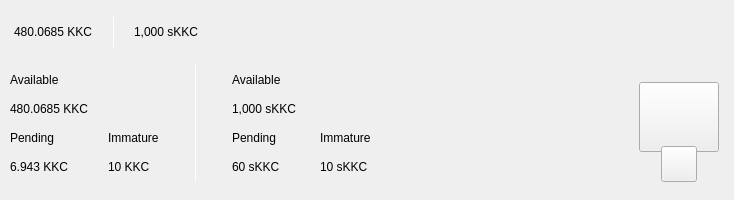
<?xml version="1.0" encoding="UTF-8"?>
<ui version="4.0">
 <class>TopBar</class>
 <widget class="QWidget" name="TopBar">
  <property name="geometry">
   <rect>
    <x>0</x>
    <y>0</y>
    <width>734</width>
    <height>200</height>
   </rect>
  </property>
  <property name="minimumSize">
   <size>
    <width>0</width>
    <height>200</height>
   </size>
  </property>
  <property name="maximumSize">
   <size>
    <width>16777215</width>
    <height>200</height>
   </size>
  </property>
  <property name="windowTitle">
   <string>Form</string>
  </property>
  <layout class="QVBoxLayout" name="verticalLayout_10" stretch="0">
   <property name="spacing">
    <number>0</number>
   </property>
   <property name="leftMargin">
    <number>0</number>
   </property>
   <property name="topMargin">
    <number>0</number>
   </property>
   <property name="rightMargin">
    <number>0</number>
   </property>
   <property name="bottomMargin">
    <number>0</number>
   </property>
   <item>
    <widget class="PFBorderImage" name="containerTop" native="true">
     <layout class="QVBoxLayout" name="verticalLayout_11">
      <property name="spacing">
       <number>0</number>
      </property>
      <property name="leftMargin">
       <number>0</number>
      </property>
      <property name="topMargin">
       <number>0</number>
      </property>
      <property name="rightMargin">
       <number>0</number>
      </property>
      <property name="bottomMargin">
       <number>0</number>
      </property>
      <item>
       <widget class="QWidget" name="top_container_2" native="true">
        <property name="minimumSize">
         <size>
          <width>0</width>
          <height>65</height>
         </size>
        </property>
        <layout class="QHBoxLayout" name="top_container">
         <property name="spacing">
          <number>0</number>
         </property>
         <property name="leftMargin">
          <number>14</number>
         </property>
         <property name="topMargin">
          <number>0</number>
         </property>
         <property name="rightMargin">
          <number>14</number>
         </property>
         <property name="bottomMargin">
          <number>0</number>
         </property>
         <item alignment="Qt::AlignVCenter">
          <widget class="QWidget" name="widgetTopAmount" native="true">
           <property name="sizePolicy">
            <sizepolicy hsizetype="Preferred" vsizetype="Maximum">
             <horstretch>0</horstretch>
             <verstretch>0</verstretch>
            </sizepolicy>
           </property>
           <layout class="QHBoxLayout" name="horizontalLayout_5">
            <property name="spacing">
             <number>0</number>
            </property>
            <property name="leftMargin">
             <number>0</number>
            </property>
            <property name="topMargin">
             <number>0</number>
            </property>
            <property name="rightMargin">
             <number>0</number>
            </property>
            <property name="bottomMargin">
             <number>0</number>
            </property>
            <item alignment="Qt::AlignTop">
             <widget class="QLabel" name="labelAmountTopKKC">
              <property name="minimumSize">
               <size>
                <width>0</width>
                <height>36</height>
               </size>
              </property>
              <property name="styleSheet">
               <string notr="true">padding:0px;margin:0px;</string>
              </property>
              <property name="text">
               <string>480.0685 KKC</string>
              </property>
             </widget>
            </item>
            <item>
             <spacer name="horizontalSpacer_11">
              <property name="orientation">
               <enum>Qt::Horizontal</enum>
              </property>
              <property name="sizeType">
               <enum>QSizePolicy::Fixed</enum>
              </property>
              <property name="sizeHint" stdset="0">
               <size>
                <width>20</width>
                <height>20</height>
               </size>
              </property>
             </spacer>
            </item>
            <item alignment="Qt::AlignVCenter">
             <widget class="QLabel" name="label_16">
              <property name="minimumSize">
               <size>
                <width>1</width>
                <height>30</height>
               </size>
              </property>
              <property name="maximumSize">
               <size>
                <width>1</width>
                <height>30</height>
               </size>
              </property>
              <property name="styleSheet">
               <string notr="true">background-color:white;
padding:0px;
border:none;</string>
              </property>
              <property name="text">
               <string/>
              </property>
             </widget>
            </item>
            <item>
             <spacer name="horizontalSpacer_12">
              <property name="orientation">
               <enum>Qt::Horizontal</enum>
              </property>
              <property name="sizeType">
               <enum>QSizePolicy::Fixed</enum>
              </property>
              <property name="sizeHint" stdset="0">
               <size>
                <width>20</width>
                <height>20</height>
               </size>
              </property>
             </spacer>
            </item>
            <item alignment="Qt::AlignTop">
             <widget class="QLabel" name="labelAmountTopsKKC">
              <property name="minimumSize">
               <size>
                <width>0</width>
                <height>36</height>
               </size>
              </property>
              <property name="text">
               <string>1,000 sKKC</string>
              </property>
             </widget>
            </item>
           </layout>
          </widget>
         </item>
         <item>
          <spacer name="horizontalSpacer">
           <property name="orientation">
            <enum>Qt::Horizontal</enum>
           </property>
           <property name="sizeHint" stdset="0">
            <size>
             <width>40</width>
             <height>20</height>
            </size>
           </property>
          </spacer>
         </item>
         <item>
          <layout class="QHBoxLayout" name="horizontalLayout_4">
           <property name="spacing">
            <number>12</number>
           </property>
           <property name="rightMargin">
            <number>0</number>
           </property>
           <item alignment="Qt::AlignRight">
            <widget class="QWidget" name="layoutSync" native="true">
             <property name="minimumSize">
              <size>
               <width>0</width>
               <height>36</height>
              </size>
             </property>
             <property name="maximumSize">
              <size>
               <width>16777215</width>
               <height>36</height>
              </size>
             </property>
             <layout class="QVBoxLayout" name="verticalLayout_9">
              <property name="leftMargin">
               <number>0</number>
              </property>
              <property name="topMargin">
               <number>0</number>
              </property>
              <property name="rightMargin">
               <number>0</number>
              </property>
              <property name="bottomMargin">
               <number>0</number>
              </property>
              <item>
               <widget class="ExpandableButton" name="pushButtonSync" native="true">
                <property name="minimumSize">
                 <size>
                  <width>36</width>
                  <height>36</height>
                 </size>
                </property>
                <property name="maximumSize">
                 <size>
                  <width>16777215</width>
                  <height>36</height>
                 </size>
                </property>
               </widget>
              </item>
             </layout>
            </widget>
           </item>
           <item>
            <widget class="ExpandableButton" name="pushButtonStack" native="true">
             <property name="minimumSize">
              <size>
               <width>36</width>
               <height>36</height>
              </size>
             </property>
            </widget>
           </item>
           <item>
            <widget class="ExpandableButton" name="pushButtonColdStaking" native="true">
             <property name="minimumSize">
              <size>
               <width>36</width>
               <height>36</height>
              </size>
             </property>
            </widget>
           </item>
           <item>
            <widget class="ExpandableButton" name="pushButtonConnection" native="true">
             <property name="minimumSize">
              <size>
               <width>36</width>
               <height>36</height>
              </size>
             </property>
            </widget>
           </item>
           <item>
            <widget class="ExpandableButton" name="pushButtonTor" native="true">
             <property name="minimumSize">
              <size>
               <width>36</width>
               <height>36</height>
              </size>
             </property>
            </widget>
           </item>
           <item>
            <widget class="ExpandableButton" name="pushButtonLock" native="true">
             <property name="sizePolicy">
              <sizepolicy hsizetype="Expanding" vsizetype="Expanding">
               <horstretch>0</horstretch>
               <verstretch>0</verstretch>
              </sizepolicy>
             </property>
             <property name="minimumSize">
              <size>
               <width>36</width>
               <height>0</height>
              </size>
             </property>
            </widget>
           </item>
           <item>
            <widget class="ExpandableButton" name="pushButtonTheme" native="true">
             <property name="minimumSize">
              <size>
               <width>36</width>
               <height>36</height>
              </size>
             </property>
             <property name="maximumSize">
              <size>
               <width>16777215</width>
               <height>36</height>
              </size>
             </property>
            </widget>
           </item>
           <item>
            <widget class="ExpandableButton" name="pushButtonFAQ" native="true">
             <property name="minimumSize">
              <size>
               <width>36</width>
               <height>36</height>
              </size>
             </property>
            </widget>
           </item>
          </layout>
         </item>
        </layout>
       </widget>
      </item>
      <item>
       <widget class="QWidget" name="bottom_container" native="true">
        <property name="minimumSize">
         <size>
          <width>0</width>
          <height>135</height>
         </size>
        </property>
        <layout class="QHBoxLayout" name="botton_container">
         <property name="leftMargin">
          <number>10</number>
         </property>
         <property name="topMargin">
          <number>0</number>
         </property>
         <property name="rightMargin">
          <number>10</number>
         </property>
         <property name="bottomMargin">
          <number>10</number>
         </property>
         <item>
          <layout class="QHBoxLayout" name="horizontalLayout_3">
           <property name="bottomMargin">
            <number>9</number>
           </property>
           <item>
            <layout class="QVBoxLayout" name="verticalLayout_7">
             <property name="spacing">
              <number>0</number>
             </property>
             <property name="leftMargin">
              <number>0</number>
             </property>
             <property name="rightMargin">
              <number>30</number>
             </property>
             <item>
              <layout class="QVBoxLayout" name="verticalLayout_2">
               <item>
                <widget class="QLabel" name="labelTitle1">
                 <property name="text">
                  <string>Available</string>
                 </property>
                </widget>
               </item>
               <item>
                <widget class="QLabel" name="labelAmountKKC">
                 <property name="text">
                  <string>480.0685 KKC</string>
                 </property>
                </widget>
               </item>
              </layout>
             </item>
             <item>
              <layout class="QHBoxLayout" name="horizontalLayout_2">
               <property name="spacing">
                <number>0</number>
               </property>
               <item>
                <layout class="QVBoxLayout" name="verticalLayout_3">
                 <item>
                  <widget class="QLabel" name="labelTitle3">
                   <property name="text">
                    <string>Pending</string>
                   </property>
                  </widget>
                 </item>
                 <item>
                  <widget class="QLabel" name="labelPendingKKC">
                   <property name="text">
                    <string>6.943 KKC</string>
                   </property>
                  </widget>
                 </item>
                </layout>
               </item>
               <item>
                <spacer name="horizontalSpacer_3">
                 <property name="orientation">
                  <enum>Qt::Horizontal</enum>
                 </property>
                 <property name="sizeType">
                  <enum>QSizePolicy::Fixed</enum>
                 </property>
                 <property name="sizeHint" stdset="0">
                  <size>
                   <width>40</width>
                   <height>20</height>
                  </size>
                 </property>
                </spacer>
               </item>
               <item>
                <layout class="QVBoxLayout" name="verticalLayout_4">
                 <item>
                  <widget class="QLabel" name="labelTitle4">
                   <property name="text">
                    <string>Immature</string>
                   </property>
                  </widget>
                 </item>
                 <item>
                  <widget class="QLabel" name="labelImmatureKKC">
                   <property name="text">
                    <string>10 KKC</string>
                   </property>
                  </widget>
                 </item>
                </layout>
               </item>
              </layout>
             </item>
            </layout>
           </item>
           <item>
            <widget class="QLabel" name="label_9">
             <property name="minimumSize">
              <size>
               <width>1</width>
               <height>100</height>
              </size>
             </property>
             <property name="maximumSize">
              <size>
               <width>1</width>
               <height>16777215</height>
              </size>
             </property>
             <property name="styleSheet">
              <string notr="true">background-color:white;
padding:0px;
border:none;</string>
             </property>
             <property name="text">
              <string/>
             </property>
            </widget>
           </item>
           <item>
            <layout class="QVBoxLayout" name="verticalLayout_8">
             <property name="spacing">
              <number>0</number>
             </property>
             <property name="leftMargin">
              <number>30</number>
             </property>
             <item>
              <layout class="QVBoxLayout" name="verticalLayout">
               <item>
                <widget class="QLabel" name="labelTitle2">
                 <property name="text">
                  <string>Available</string>
                 </property>
                </widget>
               </item>
               <item>
                <widget class="QLabel" name="labelAmountsKKC">
                 <property name="text">
                  <string>1,000 sKKC</string>
                 </property>
                </widget>
               </item>
              </layout>
             </item>
             <item>
              <layout class="QHBoxLayout" name="horizontalLayout">
               <property name="spacing">
                <number>0</number>
               </property>
               <item>
                <layout class="QVBoxLayout" name="verticalLayout_5">
                 <item>
                  <widget class="QLabel" name="labelTitle5">
                   <property name="text">
                    <string>Pending</string>
                   </property>
                  </widget>
                 </item>
                 <item>
                  <widget class="QLabel" name="labelPendingsKKC">
                   <property name="text">
                    <string>60 sKKC</string>
                   </property>
                  </widget>
                 </item>
                </layout>
               </item>
               <item>
                <spacer name="horizontalSpacer_4">
                 <property name="orientation">
                  <enum>Qt::Horizontal</enum>
                 </property>
                 <property name="sizeType">
                  <enum>QSizePolicy::Fixed</enum>
                 </property>
                 <property name="sizeHint" stdset="0">
                  <size>
                   <width>40</width>
                   <height>20</height>
                  </size>
                 </property>
                </spacer>
               </item>
               <item>
                <layout class="QVBoxLayout" name="verticalLayout_6">
                 <item>
                  <widget class="QLabel" name="labelTitle6">
                   <property name="text">
                    <string>Immature</string>
                   </property>
                  </widget>
                 </item>
                 <item>
                  <widget class="QLabel" name="labelImmaturesKKC">
                   <property name="text">
                    <string>10 sKKC</string>
                   </property>
                  </widget>
                 </item>
                </layout>
               </item>
              </layout>
             </item>
            </layout>
           </item>
          </layout>
         </item>
         <item>
          <spacer name="horizontalSpacer_2">
           <property name="orientation">
            <enum>Qt::Horizontal</enum>
           </property>
           <property name="sizeHint" stdset="0">
            <size>
             <width>40</width>
             <height>20</height>
            </size>
           </property>
          </spacer>
         </item>
         <item alignment="Qt::AlignHCenter|Qt::AlignVCenter">
          <widget class="QWidget" name="qrContainer" native="true">
           <property name="sizePolicy">
            <sizepolicy hsizetype="Preferred" vsizetype="Minimum">
             <horstretch>0</horstretch>
             <verstretch>0</verstretch>
            </sizepolicy>
           </property>
           <property name="minimumSize">
            <size>
             <width>90</width>
             <height>110</height>
            </size>
           </property>
           <property name="maximumSize">
            <size>
             <width>90</width>
             <height>110</height>
            </size>
           </property>
           <layout class="QVBoxLayout" name="containerQR">
            <property name="spacing">
             <number>0</number>
            </property>
            <property name="leftMargin">
             <number>5</number>
            </property>
            <property name="topMargin">
             <number>10</number>
            </property>
            <property name="rightMargin">
             <number>5</number>
            </property>
            <property name="bottomMargin">
             <number>0</number>
            </property>
            <item>
             <widget class="QPushButton" name="btnQr">
              <property name="minimumSize">
               <size>
                <width>70</width>
                <height>70</height>
               </size>
              </property>
              <property name="maximumSize">
               <size>
                <width>16777215</width>
                <height>70</height>
               </size>
              </property>
              <property name="focusPolicy">
               <enum>Qt::NoFocus</enum>
              </property>
              <property name="text">
               <string/>
              </property>
              <property name="iconSize">
               <size>
                <width>70</width>
                <height>70</height>
               </size>
              </property>
             </widget>
            </item>
            <item>
             <spacer name="verticalSpacer">
              <property name="orientation">
               <enum>Qt::Vertical</enum>
              </property>
              <property name="sizeType">
               <enum>QSizePolicy::Fixed</enum>
              </property>
              <property name="sizeHint" stdset="0">
               <size>
                <width>20</width>
                <height>20</height>
               </size>
              </property>
             </spacer>
            </item>
            <item alignment="Qt::AlignHCenter|Qt::AlignBottom">
             <widget class="QPushButton" name="pushButtonQR">
              <property name="minimumSize">
               <size>
                <width>36</width>
                <height>36</height>
               </size>
              </property>
              <property name="maximumSize">
               <size>
                <width>36</width>
                <height>36</height>
               </size>
              </property>
              <property name="focusPolicy">
               <enum>Qt::NoFocus</enum>
              </property>
              <property name="text">
               <string/>
              </property>
             </widget>
            </item>
           </layout>
          </widget>
         </item>
        </layout>
       </widget>
      </item>
     </layout>
    </widget>
   </item>
  </layout>
 </widget>
 <customwidgets>
  <customwidget>
   <class>ExpandableButton</class>
   <extends>QWidget</extends>
   <header>qt/kabberry/expandablebutton.h</header>
   <container>1</container>
  </customwidget>
  <customwidget>
   <class>PFBorderImage</class>
   <extends>QFrame</extends>
   <header>qt/kabberry/pfborderimage.h</header>
   <container>1</container>
  </customwidget>
 </customwidgets>
 <resources/>
 <connections/>
</ui>
